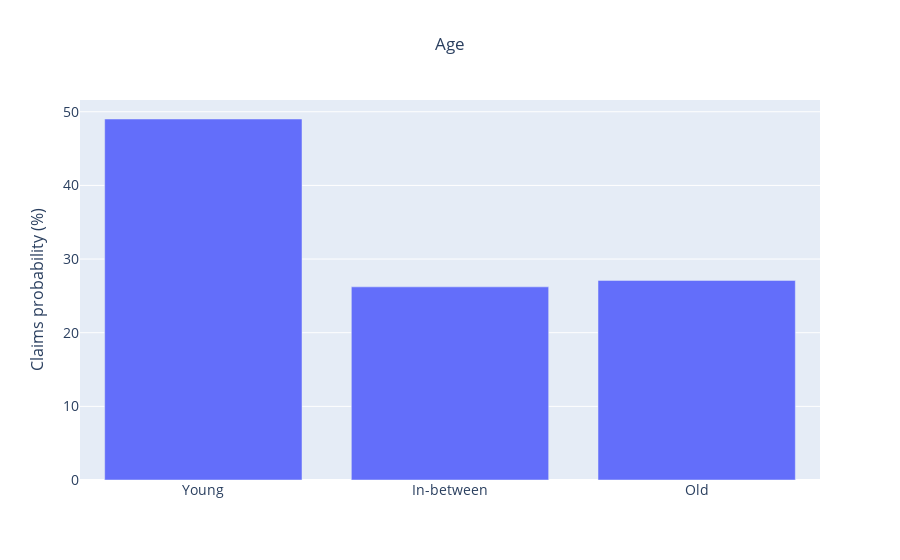

The cell this chart's notebook holds for it:
### Code cell
fig = go.Figure(data=[
    go.Bar(name='Agegroup',x=viz.AgeGroup, y=viz.TARGET_FLAG)
])
fig.update_layout(
    title='Age',
    xaxis_tickfont_size=14,
    yaxis=dict(
        title='Claims probability (%)',
        titlefont_size=16,
        tickfont_size=14,
    ),title_x=0.5)
fig.show()

### Figure 1 — Plotly figure (JSON) as saved in the notebook; plotly's stock layout.template omitted (floating-point values rounded to 4 significant figures)
{"data": [{"name": "Agegroup", "type": "bar", "x": ["Young", "In-between", "Old"], "y": [49.02, 26.23, 27.1]}], "layout": {"title": {"text": "Age", "x": 0.5}, "xaxis": {"tickfont": {"size": 14}}, "yaxis": {"tickfont": {"size": 14}, "title": {"font": {"size": 16}, "text": "Claims probability (%)"}}}}
